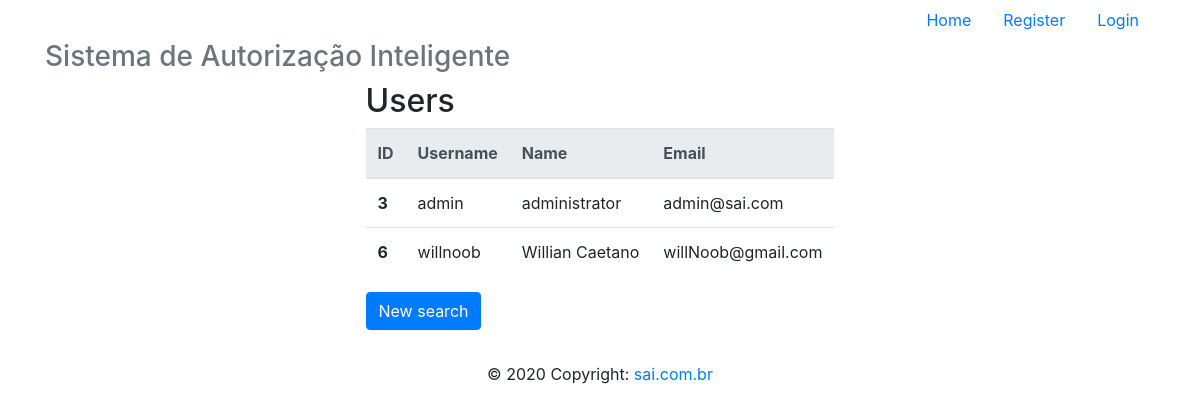
The app's page /readAll, older data.
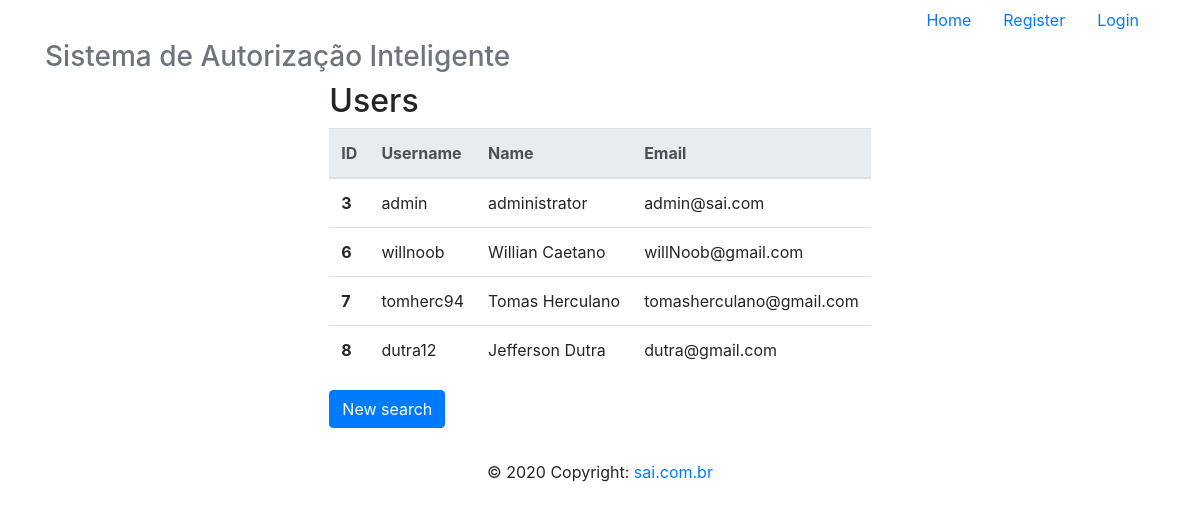
The same page, newer data.
### app/models/tables.py (models this page shows, shortened)
class User(db.Model):
    __tablename__ = "users"
    id = db.Column(db.Integer, primary_key=True)
    username = db.Column(db.String, unique=True)
    password = db.Column(db.String)
    name = db.Column(db.String)
    email = db.Column(db.String, unique=True)

### app/controllers/default.py (the view)
@app.route("/readAll", methods=['GET', 'POST'])
def readAll():
    lista = User.query.all()
    return render_template('readAll.html',
                            lista=lista)

### app/templates/readAll.html
{% extends 'base.html' %}
{% block content %}
    <div class="d-flex justify-content-center">
        <div class="form-group">
                <h2>Users</h2>
            <table class="table">
                <thead class="thead-light">
                <tr>
                    <th scope="col">ID</th>
                    <th scope="col">Username</th>
                    <th scope="col">Name</th>
                    <th scope="col">Email</th>
                </tr>
                </thead>
                <tbody>
                    {% for user in lista %}
                        <tr>
                            <th scope="row">{{ user.id }}</th>
                            <td>{{ user.username }}</td>
                            <td>{{ user.name }}</td>
                            <td>{{ user.email }}</td>
                        </tr>
                    {% endfor %}
                </tbody>
            </table>
            <form action="{{ url_for('read') }}" method="POST">
                <button type="submit" class="btn btn-primary" name="newSearch">New search</button>
            </form>
        </div>
    </div>
{% endblock %}

Row changes from the older to the newer data that the page shows:
added User: id "7", username "tomherc94", name "Tomas Herculano", email "tomasherculano@gmail.com"
added User: id "8", username "dutra12", name "Jefferson Dutra", email "dutra@gmail.com"
